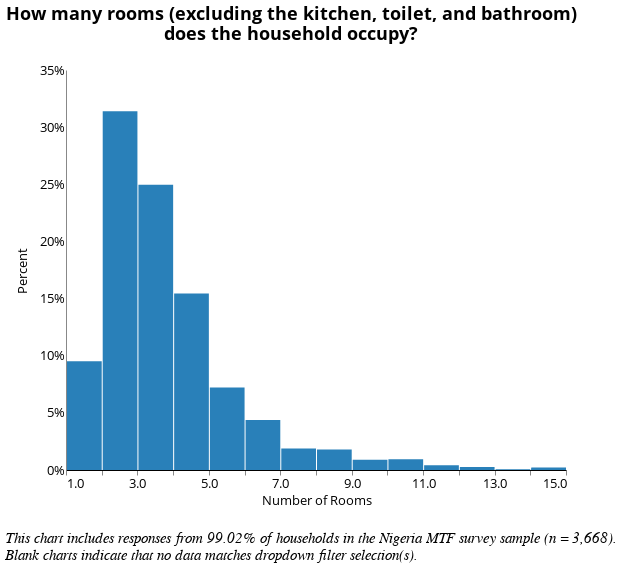

Here is the notebook cell this chart was saved with:
### Code cell
# How many rooms does your household use?

# Data Source
alt.data_transformers.disable_max_rows()
source = finance[finance[['b9']].notnull().all(1)] #change variable here

col1 = source['b9'] # != 'NaN' #change variable here
col2 = source['elc_aggr_tier'] != 'NaN'

source = source[conjunction(col1,col2)]
df = source[['elc_aggr_tier','b9', 'locality', 'hh_id']] #change variable here

# Locality Filter
locality_options = [None, 0, 1]
locality_labels = ['National', 'Urban', 'Rural']

locality_dropdown=alt.binding_select(
    options= locality_options, 
    labels = locality_labels, 
    name = "Locality Breakdown  ")
locality_select=alt.selection_single(
    fields=['locality'],
    bind=locality_dropdown)

# Tier Filter
tiers = [None, 'Tier 0', 'Tier 1', 'Tier 2', 'Tier 3', 'Tier 4', 'Tier 5']
tier_labels = ['All Tiers', 'Tier 0', 'Tier 1', 'Tier 2', 'Tier 3', 'Tier 4', 'Tier 5']
tier_dropdown=alt.binding_select(options=tiers, 
                                 labels = tier_labels, 
                                 name = "Electricity Tiers  ")
tier_select=alt.selection_single(fields=['elc_aggr_tier'],
                                bind=tier_dropdown)

# Percentage of responses shown in the chart
pct_responses = round(len(pd.unique(df[df[['b9']].notnull().all(1)]['hh_id'])) /
            3668 * 100, 2) # change variable

# Draw the Chart
final = alt.Chart(df).transform_joinaggregate(
    total='count(*)'
).transform_calculate(
    pct='1 / datum.total'
).mark_bar(color = '#2980B9'
).encode(
    alt.X("b9:Q", #change variable
          bin=alt.Bin(extent=[1, 15], step=1), # Change the step to adjust bin size
          scale = alt.Scale(domain=(1,15),clamp = True), # Change the axes limits
         axis = alt.Axis(title = "Number of Rooms")),
    alt.Y('sum(pct):Q', axis=alt.Axis(format='%'), title = "Percent"),
    tooltip = [alt.Tooltip('b9:N', title = "Response (Binned)"), 
               alt.Tooltip('sum(pct):Q', format = '.2%', title = "Percentage")]
).transform_bin(
    "mbin",
    field="m",
    bin=alt.Bin(maxbins=20) # Specify the maximum number of bins
).add_selection(
    locality_select
).transform_filter(
    locality_select
).add_selection(
    tier_select
).transform_filter(
    tier_select 
).properties(
    height = 400,
    width = 500,
    title={
      "text": ["How many rooms (excluding the kitchen, toilet, and bathroom)", "does the household occupy?"], 
      "color": "black",
      "subtitleColor": "black",
        "offset": 20
    }
)

final = alt.concat(final,
    title=alt.TitleParams(
        ['', '',  
         'This chart includes responses from {}% of households in the Nigeria MTF survey sample (n = 3,668).'.format(
             pct_responses),
         'Blank charts indicate that no data matches dropdown filter selection(s).'],
        baseline='bottom',
        orient='bottom',
        anchor='start',
        font = 'Times New Roman',
        fontWeight='normal',
        fontStyle = "italic",
        fontSize=15)
).configure_axisX(
    labelAngle = 0
)

final

### Figure 1 — Vega-Lite specification as saved in the notebook (floating-point values rounded to 4 significant figures; data arrays with more than 128 entries replaced by an {"elided": "..."} marker saying what was removed)
{"width": 800, "height": 400, "config": {"title": {"fontSize": 18, "font": "Open Sans", "anchor": "center", "fontColor": "#000000"}, "axisX": {"domain": true, "domainColor": "#000000", "grid": false, "labelFont": "Open Sans", "labelFontSize": 13, "titleFont": "Open Sans", "titleFontSize": 13, "titleFontWeight": "normal", "title": "X Axis Title (units)", "labelAngle": 0}, "axisY": {"domain": true, "grid": false, "gridColor": "#DEDDDD", "gridWidth": 1, "labelFont": "Open Sans", "labelFontSize": 13, "labelAngle": 0, "ticks": false, "titleFont": "Open Sans", "titleFontSize": 13, "titleFontWeight": "normal", "titlePadding": 10, "title": "Y Axis Title (units)"}, "range": {"category": ["#2980B9", "#003366", "#FFAE19", "#FF4500", "#438B28", "#45B39D", "#99ADC1", "#212F3C"]}, "legend": {"labelFont": "Open Sans", "labelFontSize": 13, "symbolType": "square", "symbolSize": 100, "titleFont": "Open Sans", "titleFontSize": 13, "titleFontWeight": "normal", "title": "Legend", "orient": "right", "offset": 0, "labelLimit": 0}, "tooltip": {"font": "Open Sans"}, "view": {"stroke": "transparent", "text": {"font": "Open Sans", "color": ["#2980B9", "#003366", "#FFAE19", "#FF4500", "#438B28", "#45B39D", "#99ADC1", "#212F3C"], "fontSize": 13, "align": "right", "fontWeight": 400, "size": 13}, "bar": {"size": 40, "binSpacing": 1, "continuousBandSize": 30, "discreteBandSize": 30, "fill": ["#2980B9", "#003366", "#FFAE19", "#FF4500", "#438B28", "#45B39D", "#99ADC1", "#212F3C"], "stroke": false}}}, "concat": [{"mark": {"type": "bar", "color": "#2980B9"}, "encoding": {"tooltip": [{"field": "b9", "title": "Response (Binned)", "type": "nominal"}, {"aggregate": "sum", "field": "pct", "format": ".2%", "title": "Percentage", "type": "quantitative"}], "x": {"axis": {"title": "Number of Rooms"}, "bin": {"extent": [1, 15], "step": 1}, "field": "b9", "scale": {"clamp": true, "domain": [1, 15]}, "type": "quantitative"}, "y": {"aggregate": "sum", "axis": {"format": "%"}, "field": "pct", "title": "Percent", "type": "quantitative"}}, "height": 400, "selection": {"selector001": {"type": "single", "fields": ["locality"], "bind": {"input": "select", "options": [null, 0, 1], "labels": ["National", "Urban", "Rural"], "name": "Locality Breakdown  "}}, "selector002": {"type": "single", "fields": ["elc_aggr_tier"], "bind": {"input": "select", "options": [null, "Tier 0", "Tier 1", "Tier 2", "Tier 3", "Tier 4", "Tier 5"], "labels": ["All Tiers", "Tier 0", "Tier 1", "Tier 2", "Tier 3", "Tier 4", "Tier 5"], "name": "Electricity Tiers  "}}}, "title": {"text": ["How many rooms (excluding the kitchen, toilet, and bathroom)", "does the household occupy?"], "color": "black", "subtitleColor": "black", "offset": 20}, "transform": [{"joinaggregate": [{"op": "count", "field": "*", "as": "total"}]}, {"calculate": "1 / datum.total", "as": "pct"}, {"bin": {"maxbins": 20}, "field": "m", "as": "mbin"}, {"filter": {"selection": "selector001"}}, {"filter": {"selection": "selector002"}}], "width": 500}], "data": {"name": "data-b9ce76fb4f13f3390e81e23023655efe"}, "title": {"text": ["", "", "This chart includes responses from 99.02% of households in the Nigeria MTF survey sample (n = 3,668).", "Blank charts indicate that no data matches dropdown filter selection(s)."], "anchor": "start", "baseline": "bottom", "font": "Times New Roman", "fontSize": 15, "fontStyle": "italic", "fontWeight": "normal", "orient": "bottom"}, "$schema": "https://vega.github.io/schema/vega-lite/v4.17.0.json", "datasets": {"data-b9ce76fb4f13f3390e81e23023655efe": {"elided": "4139 records"}}}
